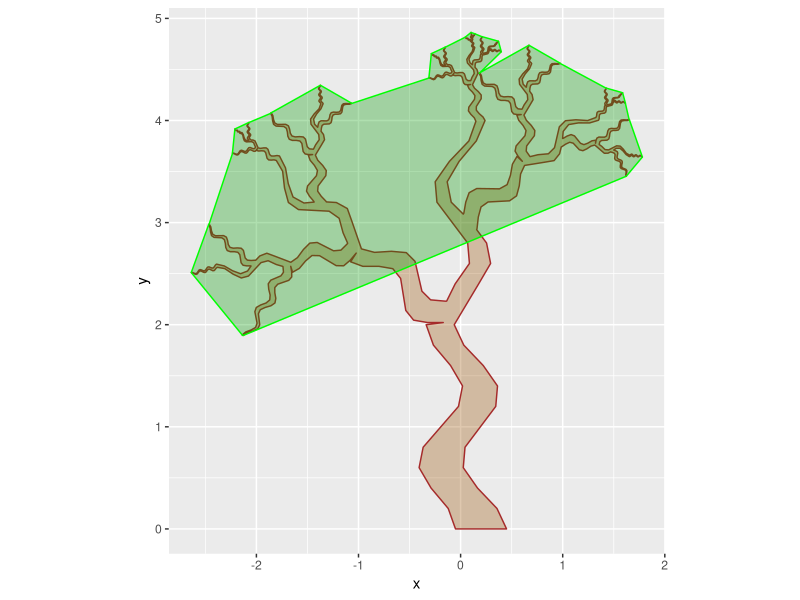
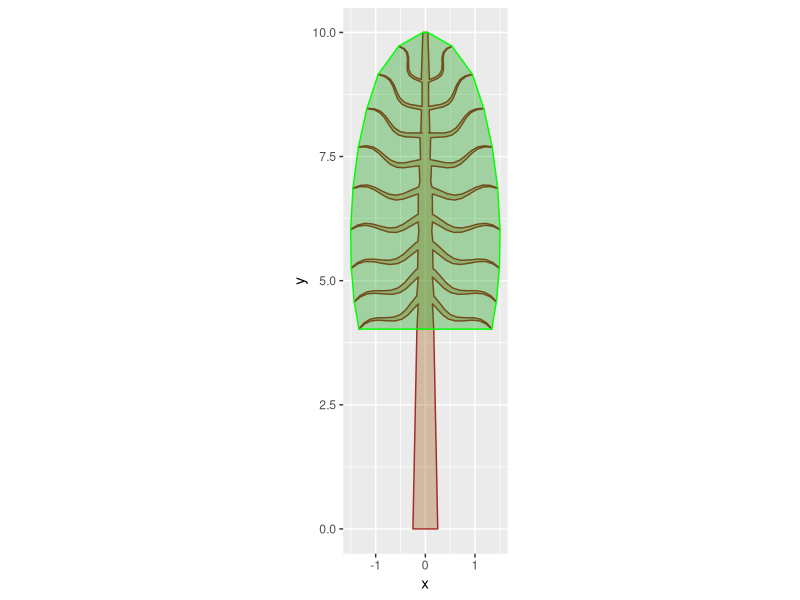

Recreate these plots in R, in order. (Note: this script raises an error after producing the figures.)
library(ggplot2)
library(dplyr)

makeStem <- function(lth, wth, tip=0.01, inc=10){
  
  
  s <- (0:inc)/inc
  i <- c(1:(inc+1),(1:(inc+1))+inc+1)
  y <- s*lth; y <- c(y,y[(inc+1):1])
  x <- tip/2*s+wth/2*(s*-1+1); x <- c(-1*x,x[(inc+1):1])
  side <- ifelse(x >= 0, 'R','L')
  df <- data.frame(x = x,
                   y = y,
                   i = i,
                   type = 'mid',
                   side=side,
                   center=0,
                   width=abs(x*2)
  )
  df[c(1,nrow(df)),]$type <- 'base'
  df[c(nrow(df)/2,nrow(df)/2+1),]$type <- 'tip'
  return(df)
}



attachBranch <- function(stem, branch, angle, bht){
  #establish permanent columns to end up with
  original <- colnames(stem)
  
  #get information about stem length
  stemax <- max(subset(stem, type %in% c('base','mid','tip'))$y)
  stemin <- min(subset(stem, type %in% c('base','mid','tip'))$y)
  
  #ensure that branch never rises higher than stem
  bht <- ifelse(bht > stemax,stemax,bht)
  
  #ensure that branch is no thicker than stem
  bhtlower <- max(stem[bht >= stem$y,]$y) 
  bhtupper <- min(stem[bht <= stem$y,]$y)
  swd <- (mean(subset(stem, y == bhtlower)$width)*1/(abs(bht-bhtlower)+0.01)+
            mean(subset(stem, y == bhtupper)$width)*1/(abs(bht-bhtupper)+0.01))/(1/(abs(bht-bhtlower)+0.01)+1/(abs(bht-bhtupper)+0.01))
  bbase <- subset(branch, type %in% 'base')
  bwd <- max(bbase$x)-min(bbase$x)
  # if(bwd > swd) {branch <- branch |> mutate(x = x*swd/bwd)}
  
  #convert angle to radians
  angle = angle/360*2*pi
  
  #set which side of stem branch will be fitted
  xside <- ifelse(angle>0,'R','L')
  xsine <- ifelse(angle>0,1,-1)
  
  #rotate branch to correct angle
  branch <- branch |> mutate(h=(x^2+y^2)^0.5,a = acos(y/h),a=ifelse(x < 0,-1*a,a),
                             x = h*sin(a+angle), y = h*cos(a+angle))
  
  #lift branch to correct height
  branch <- branch |> mutate(y = y+bht)
  
  #recheck to see if branch thickness pushes branch too high
  bdif <- stemax - max(branch[branch$type %in% 'base',]$y)
  if(bdif < 0){branch <- branch |> mutate(y = y+bdif)}
  
  #determine which stem vertices straddle the branch
  xd <- subset(stem, side %in% xside & type %in% c('tip','mid','base','bbase'))
  ylower <- max(subset(xd, y < min(branch[branch$type %in% 'base',]$y))$y)
  yupper <- min(subset(xd, y >= max(branch[branch$type %in% 'base',]$y))$y)
  xupper <- subset(xd, y == yupper)$x
  xlower <- subset(xd, y == ylower)$x
  
  #shift branch to conform with twisted stem center position
  cshift <- mean(subset(xd, y == yupper | y == ylower)$center)
  branch <- branch |> mutate(x = x+cshift)
  
  #identify which branch vertices are inside stem
  branch <- branch |> mutate(inside = (x-((y-ylower)/(yupper-ylower)*(xupper-xlower)+xlower))*xsine)
  
  #identify vertices which straddle inside and outside of stem to find points of intersection
  internal <- branch |> mutate(near = inside^2, isinside = ifelse(inside < 0 | type %in% 'base', 'no','yes')) |> group_by(isinside, side) |> mutate(minnear = min(near)) |> ungroup() |> subset(near == minnear)
  
  #approximate location of branch stem intersection to establish new branch base
  newbase <- internal |> group_by(side) |> mutate(amt = 1/((inside - 0)/(max(inside)-min(inside)+0.0001))^2) |> 
    summarise(x= sum(amt*x)/sum(amt), y= sum(amt*y)/sum(amt), i= mean(i), type='base', center=0, side=xside, width=bwd) 
  
  
  #determine if stem if branch too close to top
  if(stemax - bht < 0.05*(stemax-stemin)){
    #identify where to insert new numbering sequence to maintain correct vertex order
    xdi <- mean(subset(stem, type %in% 'tip')$i)
    #remove tip of stem
    steminternal <- stem |> subset(!type %in% 'tip' & !(y > (stemax - 0.05*(stemax-stemin)) & type %in% 'mid'))
    #assemble branch with new base, omitting internal vertices
    branchinternal <- branch |> subset(select=original) |> rbind(newbase[,original]) |> mutate(i = xdi + i/10000, type=paste0('b',type), inside = NULL, h=NULL,a=NULL)  |> arrange(i) 
  }else{
    #remove stem vertices that may be covered by new branch
    steminternal <- stem |> subset(!(x >= min(internal$x) & x <= max(internal$x) & y >= min(internal$y) & y <= max(internal$y))) |> subset(select=original)
    #identify stem vertices near branch base
    ylower2 <- max(subset(xd, y < min(newbase$y))$y)
    yupper2 <- min(subset(xd, y > max(newbase$y))$y)
    #identify where to insert new numbering sequence to maintain correct vertex order
    xdi <- mean(subset(xd, y %in% c(yupper2, ylower2))$i)
    #assemble branch with new base, omitting internal vertices
    branchinternal <- branch |> subset(inside >= 0) |> subset(select=original) |> rbind(newbase[,original]) |> mutate(i = xdi + i/10000, type=paste0('b',type), inside = NULL, h=NULL,a=NULL)  |> arrange(i) 
    
  }
  
  
  #append branch to stem with correct vertex order
  stemnew <- rbind(branchinternal,steminternal) |> arrange(i) 
  
  #renumber vertices
  stemnew <- mutate(stemnew, i=(1:nrow(stemnew)))
  
  return(stemnew)}


skewStem <- function(stem, amp=0.2, phase=0, waves=1){
  maxstem <- max(stem$y)
  minstem <- min(stem$y)
  lth <- maxstem - minstem
  stem <-  stem |> mutate(x = x + amp*cos((y/lth+phase)*2*pi*waves), 
                          center = center + amp*cos((y/lth+phase)*2*pi*waves))
  return(stem)
}

makeCrowShape <- function(ht.max=5, ht.min=1, crwd=2, dbh, crshape=c('pyramid','dome','round','column'), n=5, bu=0.8, bl=0, opposite = FALSE){
  
  h <- ht.max - ht.min
  wd <- crwd/2
  
  s <- (0:n)/n
  i <- 1:(n+1)
  d <- 1-wd/h
  sc <- (s-d)*1/(1-d)
  #create index sequence and proportion
  shapes <- data.frame(i=i,s=s)
  #create angles needed for round crowns
  shapes <- shapes |> mutate(sc = (s-d)*1/(1-d),
                             a1=s*2*pi/4,
                             a2=(s*2-1)*2*pi/4,
                             a3=sc*2*pi/4)
  #create choices of xy coordinates
  shapes <- shapes |> mutate(x0=-1*s+1,y0=s,#pyramid
                             x1=cos(a1),y1=sin(a1),#dome
                             x2=cos(a2),y2=sin(a2),#round 
                             x3=cos(a3),y3=sin(a3),#column
                             x3=ifelse(s > d,x3,1),y3=ifelse(s > d,(y3*(1-d)+d),y0))
  #weights to determine shape output as branch tip coordinates
  r <- c('pyramid','dome','round','column') %in% crshape |> as.numeric()
  shapes <- shapes |> mutate(tx = (r[1]*x0+r[2]*x1+r[3]*x2+r[4]*x3)/sum(r),
                             ty = (r[1]*y0+r[2]*y1+r[3]*y2+r[4]*y3)/sum(r))
  #normalize shape
  shapes <- shapes |> mutate(ty=h*(ty-min(ty))/(max(ty)-min(ty)), tx=wd*(tx-min(tx))/(max(tx)-min(tx)))
  #branch base
  shapes <- shapes |> mutate(bx = 0, by=(bu*h-bl*h)*s+bl*h) |> subset(select = c(i,s,tx,ty,bx,by))
  #lift branches to crown base
  shapes <- shapes |> mutate(by=by+ht.min, ty=ty+ht.min)
  #angle of branch
  shapes <- shapes |> mutate(l = pmax(dbh/2,((ty-by)^2+(tx-bx)^2)^0.5), a = 360/(2*pi)*acos((ty-by)/l))
  #branch diameter
  shapes <- shapes |> mutate(d = dbh*pmin(l*2,(ht.max-by))/ht.max+0.01)
  if(opposite){
    shapes2 <- shapes |> mutate(a = a*-1, tx = tx*-1, i=i+0.5) |> subset(!a %in% 0)
    shapes <- shapes |> rbind(shapes2) |> arrange(i) 
    shapes <- shapes |> mutate(i = 1:nrow(shapes))
  }else{
    shapes <- shapes |> mutate(o = ifelse(i/2 == floor(i/2), -1,1), a = a*o, tx = tx*o, o = NULL)
  }
  
  return(shapes)
}

#------
#fractal tree with bend --- 
n=3
lth=4
wth = 0.5
sc = 0.6
stem <-  makeStem(lth,wth,0.1*wth,20)
# stem <-  stem |> mutate(x = x + -0.2*cos(y/lth*2*pi), center = center + -0.2*cos(y/lth*2*pi))
stem <-  skewStem(stem,-0.2,.5,3)
branch <-  stem |> mutate(x=x*sc,y=y*sc,center=center*sc)
branch2 <-  stem |> mutate(x=x*sc*0.7,y=y*sc*0.7,center=center*sc*0.7)
branch3 <-  stem |> mutate(x=x*sc*0.3,y=y*sc*0.3,center=center*sc*0.3)
for(i in 1:n){
  tree <- attachBranch(stem, branch, -50, 2)
  branch <- branch2
  tree <- attachBranch(tree, branch, 50, 3)
  branch <- branch3
  #stem=tree
  tree <- attachBranch(tree, branch, -5, 4)
  branch <- tree |> mutate(x=x*sc,y=y*sc,center=center*sc)
  branch2 <- tree |> mutate(x=x*sc*.7,y=y*sc*.7,center=center*sc*.7)
  branch3 <- tree |> mutate(x=x*sc*.3,y=y*sc*.3,center=center*sc*.3)
}

crown <- tree |> subset(grepl('tip',type) & !type %in% 'tip')
ggplot()+
  geom_polygon(data=tree, aes(x=x, y=y), color='brown',fill='#99500050')+
  # geom_point(data=stem, aes(x=x, y=y), color='red')+
  geom_polygon(data=crown, aes(x=x, y=y), color='green',fill='#00990050')+
  # geom_point(data=tree, aes(x=x, y=y), color='green')+
  coord_fixed()
#------



shapes <- makeCrowShape(ht.max=10, ht.min=4, crwd=3, dbh=0.5, n=9,bu=0.9, bl=0.1, 
                        opposite = T)
shapes <- subset(shapes, !(a > 175 | a < -175 | a == 0))
stem <-  makeStem(10,0.5,0.1,10)
for(i in 1:nrow(shapes)){#i=1
  branch <- makeStem(shapes$l[i], shapes$d[i],0.01,10)
  branch <- skewStem(branch, amp=ifelse(shapes$a[i] >= 0,-0.1,0.1), phase=0, waves=1.2)
  stem <- attachBranch(stem, branch, shapes$a[i], shapes$by[i])
}
crown <- stem |> subset(grepl('tip',type))


ggplot()+
  geom_polygon(data=stem, aes(x=x, y=y), color='brown',fill='#99500050')+
  # geom_point(data=stem, aes(x=x, y=y), color='red')+
  geom_polygon(data=crown, aes(x=x, y=y), color='green',fill='#00990050')+
  # geom_point(data=tree, aes(x=x, y=y), color='green')+
  coord_fixed()



ggplot()+
  # geom_polygon(data=circle, aes(x=x, y=y), color='red',fill='#99000050')+
  geom_point(data=shapes, aes(x=bx, y=by), color='red')+
  # geom_point(data=shapes, aes(x=x0, y=y0), color='blue')+
  geom_point(data=shapes, aes(x=tx, y=ty), color='green')+
  geom_path(data=crown, aes(x=bx, y=by), color='red')+
  # geom_path(data=shapes, aes(x=x0, y=y0), color='blue')+
  geom_path(data=crown, aes(x=tx, y=ty), color='green')+
  # geom_point(data=shapes2, aes(x=x, y=y), color='purple')+
  # geom_point(data=circle2, aes(x=x, y=y), color='gold')+
  coord_fixed()
